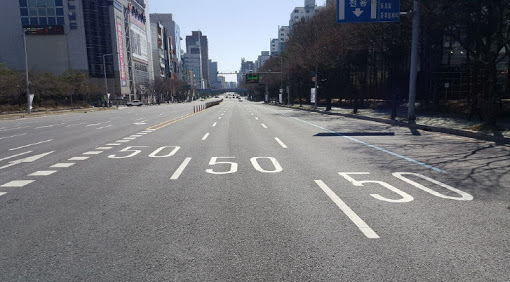
%> input picture FFT/data1.png, 510 x 282 px
$ octave img_process.m   (GNU Octave 9; MATLAB toolbox functions it lacks are replaced by stand-ins)
%> lines starting %> are read from the running program, lines starting %| are printed output that depends on the picture
% Matlab code
clear all
close all
clc

im = imread("data1.png")
%> im is the input picture: size 282x510x3 uint8; mean R, G, B 107.7, 109.1, 113.9

pre_im = rgb2gray(im) %gray img
F_im = fft2(pre_im)
arr = size(pre_im)
%> arr = [282 510]

h = arr(1)
%> h = 282
w = arr(2)
%> w = 510


% plot3방법
X = 0:1:w-1
%> X = 510 values from 0 to 509
Y = 0:1:h-1
%> Y = 282 values from 0 to 281
h1 = surf(X * 2 *pi / w, Y * 2 * pi/ h, abs(F_im / (h*w)), 'edgecolor', 'none')
xlim([-1, 10])
ylim([-1,10])
set(h1,'LineStyle','none')
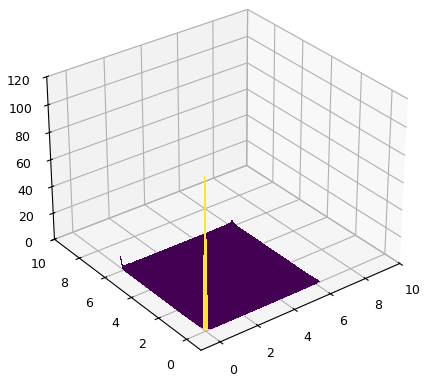
%> figure redrawn from the program's plot data

% img_recover without any processed
inverse_im = uint8(abs(ifft2(F_im)))
f = figure
imshow(inverse_im)

% plot spectrum
mag = abs(F_im)
phase = angle(F_im)
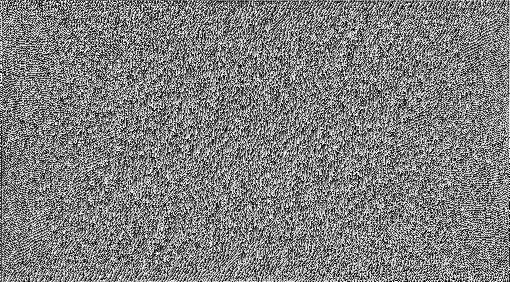
%> phase: size 282x510 double; min -3.14, max 3.14, mean 6.55e-05; drawn with min black and max white
spectrum = log(fftshift(mag))
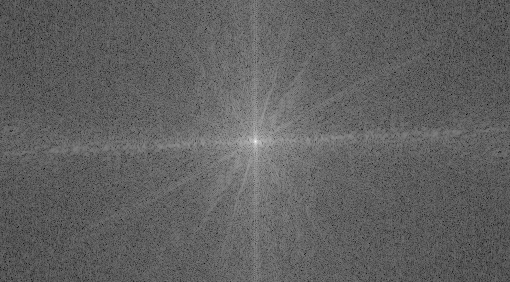
%> spectrum: size 282x510 double; min 2.96, max 16.57, mean 8.13; drawn with min black and max white
surf(X - w/2, Y - h/2, spectrum, 'edgecolor', 'none')

% 2 dimensional fourier transform
shift_F_im = fftshift(F_im)
F_im3 = zeros(size(F_im))

% insert 0 to high frequency's magnitude.
i = h/2-10:1:h/2+10
%> i = 21 values from 131 to 151
j = w/2-20:1:w/2+20
%> j = 41 values from 235 to 275
F_im3(i, j) = shift_F_im(i, j)

% image_recover with magnitude 0 on high frequency's magnitude.
inverse_im2 = uint8(abs(ifft2(F_im3)))
f = figure
imshow(inverse_im2)

% insert 0 to high frequency's magnitude.
shift_F_im = shift_F_im - F_im3

% image_recover with magnitude 0 on high frequency's magnitude.
inverse_im3 = uint8(abs(ifft2(shift_F_im)))
f = figure
imshow(inverse_im3)

% Differentiator
d_im = diff(pre_im)
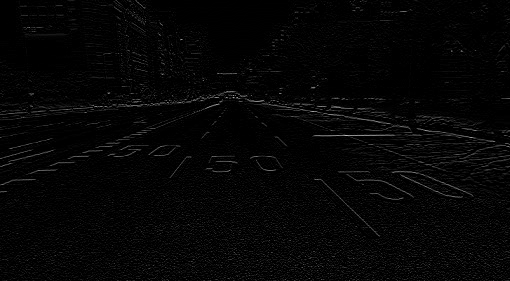
%> d_im: size 281x510 uint8; min 0, max 193, mean 5.5
f1 = figure
imshow(d_im)

% Differentiated image's spectrum
F_d_im = fft2(d_im)

X = 0:1:w-1
Y = 0:1:h-2

mag = abs(F_d_im)
%> mag: size 281x510 double
phase = angle(F_d_im)
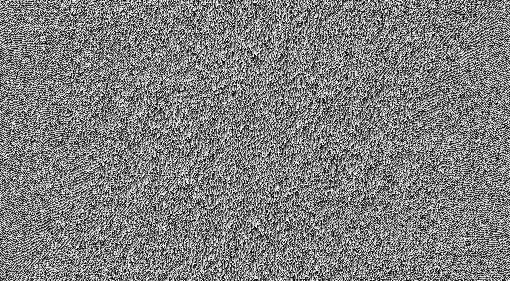
%> phase: size 281x510 double; min -3.14, max 3.14, mean 0; drawn with min black and max white
spectrum = log(fftshift(mag))
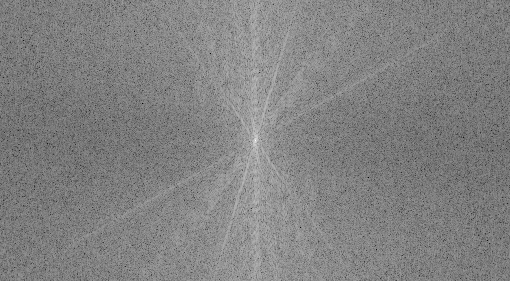
%> spectrum: size 281x510 double; min 1.79, max 13.57, mean 7.8; drawn with min black and max white
surf(X - w/2, Y - h/2, spectrum, 'edgecolor', 'none')
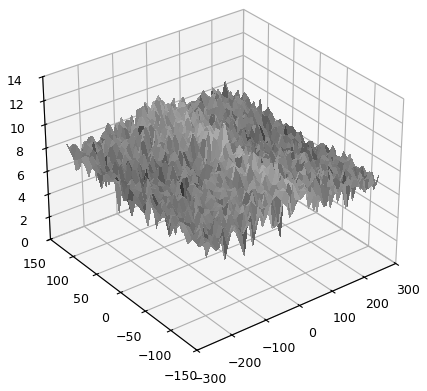
%> figure redrawn from the program's plot data
